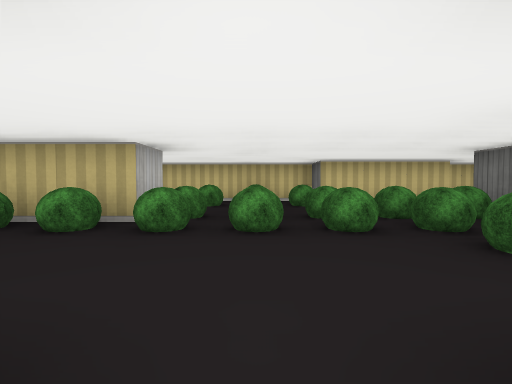
[1] (above)

13 first-person views from a walk through a cub3D level. The camera is about half as high as the walls, tilts 2° down and sees 85° across. The floor is counted in squares. Each view is taken from the middle of a square. On the plan, view 1 faces up. The plan holds only what a view shows up to about 9 squares ahead; the rest is blank. The place goes on beyond the plan.

[2]
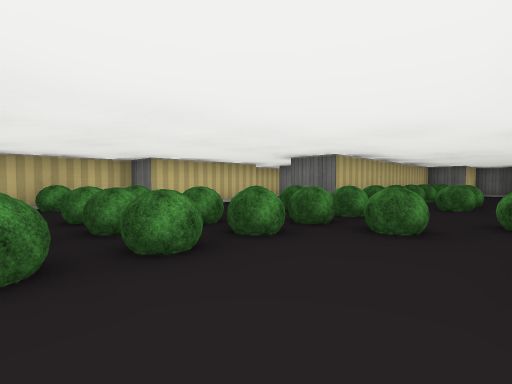

[3]
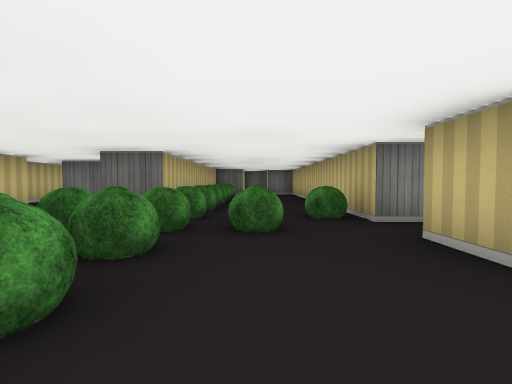

[4]
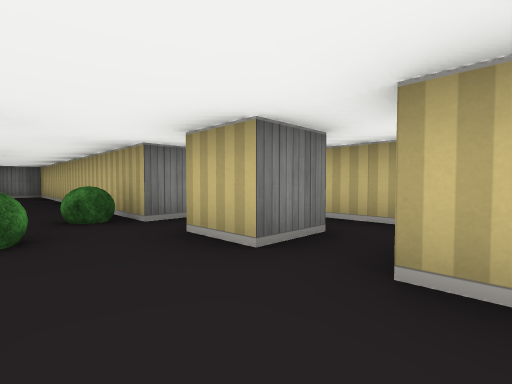

[5]
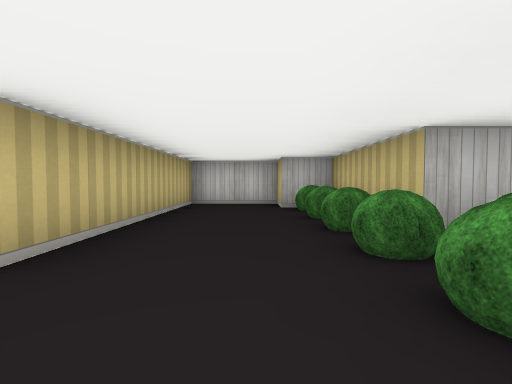

[6]
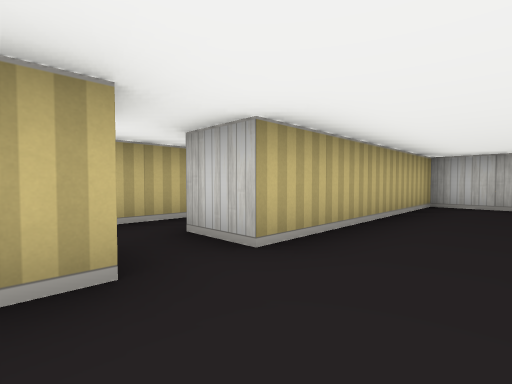

[7]
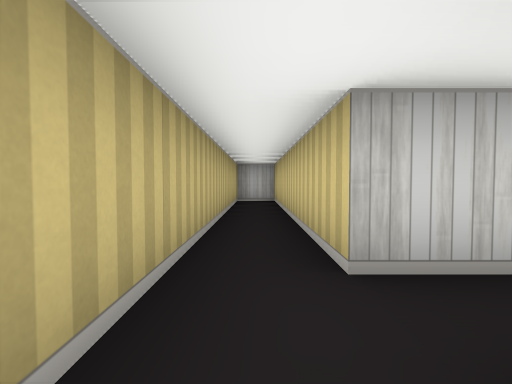

[8]
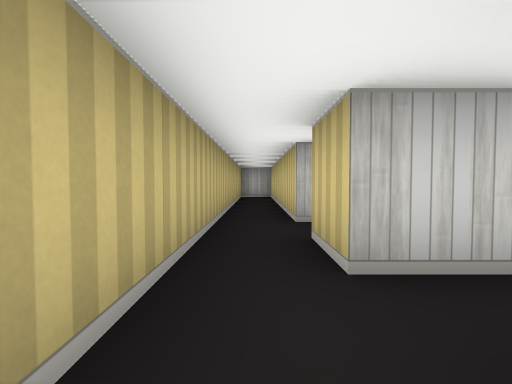

[9]
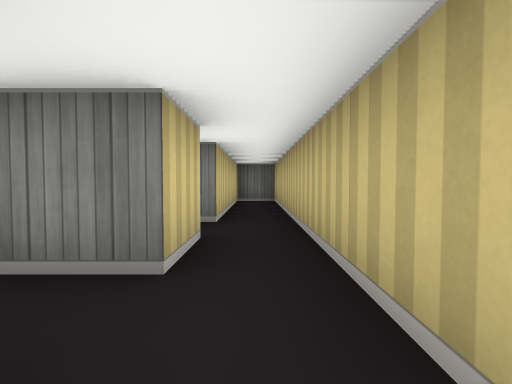

[10]
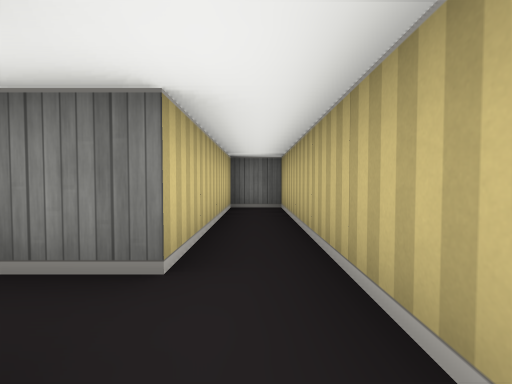

[11]
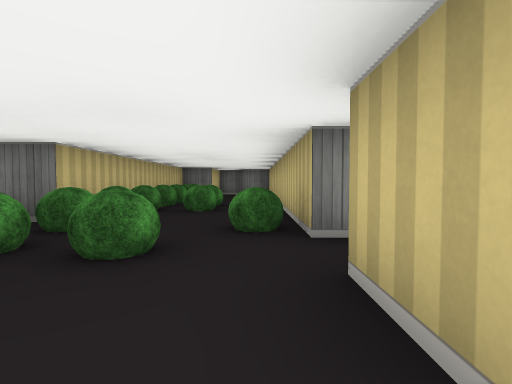

[12]
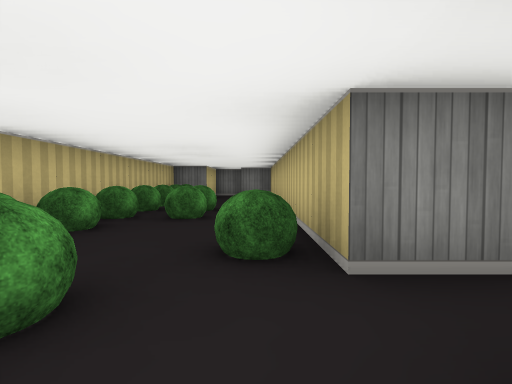

[13]
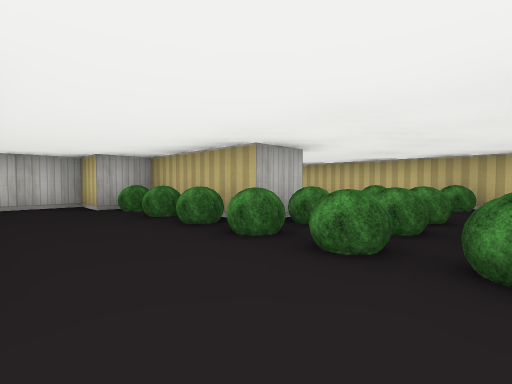

### Floor plan
Points are (right, up) in squares from view 1. A wall is a line through its corners. A room is listed if a view was taken in it or the views show most of it. See-through windows are left out.
Room 1 (views 1, 2, 3, 4, 5, 6, 7, 8, 9, 10, 11, 12, 13)
walls: (0.5, 0.5) (1.5, 0.5) (1.5, -0.5) (0.5, -0.5) (0.5, 0.5); (-1.5, 4.5) (-1.5, 3.5) (-4.5, 3.5) (-4.5, 2.5) (-5.5, 2.5) (-5.5, 0.5) (-0.5, 0.5) (-0.5, -0.5) (-6.5, -0.5) (-6.5, -1.5) (6.5, -1.5) (6.5, -0.5) (2.5, -0.5) (2.5, 0.5) (10.2, 0.5); (4.6, 6.5) (1.5, 6.5) (1.5, 7.5) (-3.6, 7.5); (9.5, 2.5) (9.5, 3.5) (3.5, 3.5) (3.5, 4.5); (10.5, 0.8) (10.5, 1.5)
objects: bush (-4, 3); bush (-3, 3); bush (-2, 3); bush (-1, 3); bush (-1, 4); bush (-1, 6); bush (0, 3); bush (0, 4); bush (0, 5); bush (0, 7); bush (1, 3); bush (1, 4); bush (1, 6); bush (2, 2); bush (2, 3); bush (2, 4); bush (3, 1); bush (3, 3); bush (3, 4); bush (4, 3); bush (5, 2); bush (5, 3); bush (6, 2); bush (6, 3); bush (7, 3); other object (8, 3); other object (9, 3)

Where each view was taken, in squares from view 1:
view 1: 0 up, 0 right, facing up
view 2: 1 up, 1 left, facing up-right
view 3: 2 up, 1 left, facing right
view 4: 2 up, 1 left, facing down-right
view 5: 2 up, 1 right, facing left
view 6: 2 up, 1 right, facing down-left
view 7: 1 down, 1 right, facing left
view 8: 1 down, 3 right, facing left
view 9: 1 down, 1 left, facing right
view 10: 1 down, 1 right, facing right
view 11: 1 up, 0 right, facing right
view 12: 1 up, 1 right, facing right
view 13: 1 up, 1 right, facing up-left
